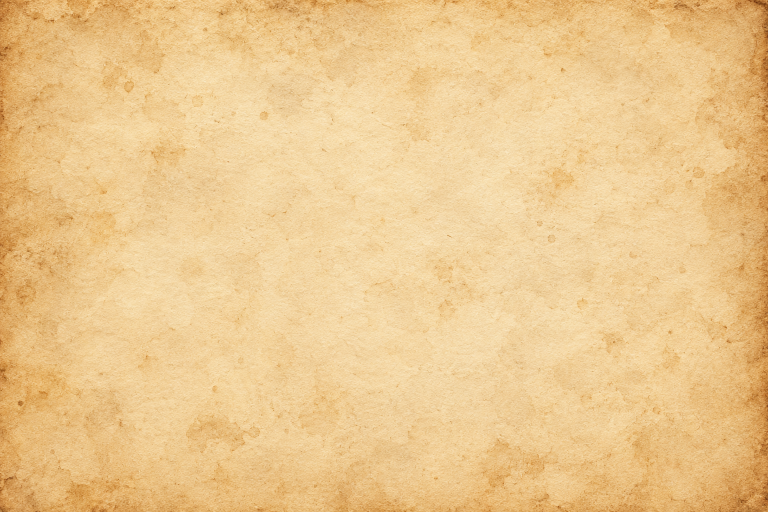
#> input picture dev/ui/parchment.png, 1536 x 1024 px (shown at 1/2 size); the run also reads 1 picture not shown here
$ python build_assets.py
#> lines starting #> are read from the running program, lines starting #| are printed output that depends on the picture
"""Convert generated art into Ren'Py game assets and draw the GUI pieces."""
import glob, os, random
from PIL import Image, ImageDraw, ImageFilter, ImageFont, ImageChops, ImageEnhance

SRC = os.path.dirname(os.path.abspath(__file__))
GAME = os.path.join(os.path.dirname(SRC), "game")
IMG = os.path.join(GAME, "images")
GUI = os.path.join(GAME, "gui")
FONTS = os.path.join(GAME, "fonts")
random.seed(7)

INK = (43, 29, 18, 255)
GOLD = (214, 160, 70, 255)
GOLD_DARK = (140, 96, 34, 255)
MAROON = (107, 31, 31, 255)

parch_src = Image.open(f"{SRC}/ui/parchment.png").convert("RGB")
#> parch_src is the input picture: PIL image 1536x1024 RGB; mean R, G, B 236, 199.5, 142
leather_src = Image.open(f"{SRC}/ui/leather.png").convert("RGB")
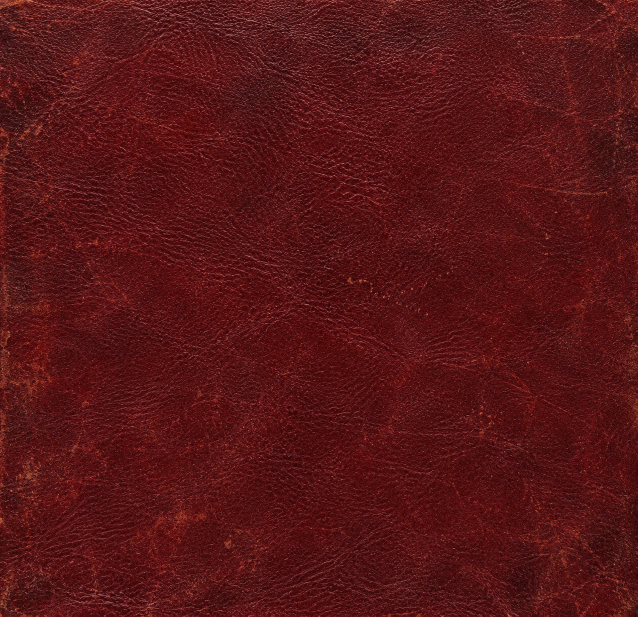
#> input picture dev/ui/leather.png, 1275 x 1233 px (shown at 1/2 size)
#> leather_src is the input picture: PIL image 1275x1233 RGB; mean R, G, B 87.2, 21, 21.9


def tex(src, w, h):
    """Tile/crop a texture to w x h."""
    out = Image.new("RGB", (w, h))
    sw, sh = src.size
    for y in range(0, h, sh):
        for x in range(0, w, sw):
            out.paste(src, (x, y))
    return out


def rough_mask(w, h, inset=8, amp=5, radius=14):
    """A rounded-rect mask with a slightly deckled (torn paper) edge."""
    m = Image.new("L", (w, h), 0)
    d = ImageDraw.Draw(m)
    d.rounded_rectangle([inset, inset, w - inset - 1, h - inset - 1], radius=radius, fill=255)
    # nibble edges
    for _ in range(int((w + h) * 1.2)):
        side = random.randint(0, 3)
        r = random.randint(1, amp)
        if side == 0:
            x, y = random.randint(0, w), inset + random.randint(-1, 2)
        elif side == 1:
            x, y = random.randint(0, w), h - inset - random.randint(-1, 2)
        elif side == 2:
            x, y = inset + random.randint(-1, 2), random.randint(0, h)
        else:
            x, y = w - inset - random.randint(-1, 2), random.randint(0, h)
        d.ellipse([x - r, y - r, x + r, y + r], fill=0 if random.random() < 0.6 else 255)
    return m.filter(ImageFilter.GaussianBlur(0.8))


def burn_edges(img, mask, strength=110, blur=18):
    """Darken the paper near its edges like old parchment."""
    edge = mask.filter(ImageFilter.GaussianBlur(blur))
    inv = ImageChops.invert(edge).point(lambda v: min(255, int(v * strength / 100)))
    dark = Image.new("RGB", img.size, (92, 58, 24))
    return Image.composite(dark, img, inv)


def panel(w, h, src=None, border=INK, border_w=3, inset=10, shadow=True, amp=4, radius=14, burn=True, inner_line=True):
    src = src or parch_src
    base = tex(src, w, h)
    mask = rough_mask(w, h, inset=inset, amp=amp, radius=radius)
    if burn:
        base = burn_edges(base, mask)
    out = Image.new("RGBA", (w, h), (0, 0, 0, 0))
    if shadow:
        sh = Image.new("RGBA", (w, h), (0, 0, 0, 0))
        sm = mask.filter(ImageFilter.GaussianBlur(6)).point(lambda v: v * 0.55)
        sh.putalpha(sm)
        out = Image.alpha_composite(out, ImageChops.offset(sh, 3, 5))
    p = base.convert("RGBA")
    p.putalpha(mask)
    out = Image.alpha_composite(out, p)
    if inner_line and border:
        d = ImageDraw.Draw(out)
        o = inset + 9
        d.rounded_rectangle([o, o, w - o - 1, h - o - 1], radius=max(2, radius - 6), outline=border, width=border_w)
        o2 = o + 6
        d.rounded_rectangle([o2, o2, w - o2 - 1, h - o2 - 1], radius=max(2, radius - 10),
                            outline=border[:3] + (90,), width=1)
    return out


def save(img, path):
    os.makedirs(os.path.dirname(path), exist_ok=True)
    img.save(path, optimize=True)


def bg_assets():
    os.makedirs(IMG + "/bg", exist_ok=True)
    for f in glob.glob(f"{SRC}/bg/*.png"):
        n = os.path.splitext(os.path.basename(f))[0]
        im = Image.open(f).convert("RGB")
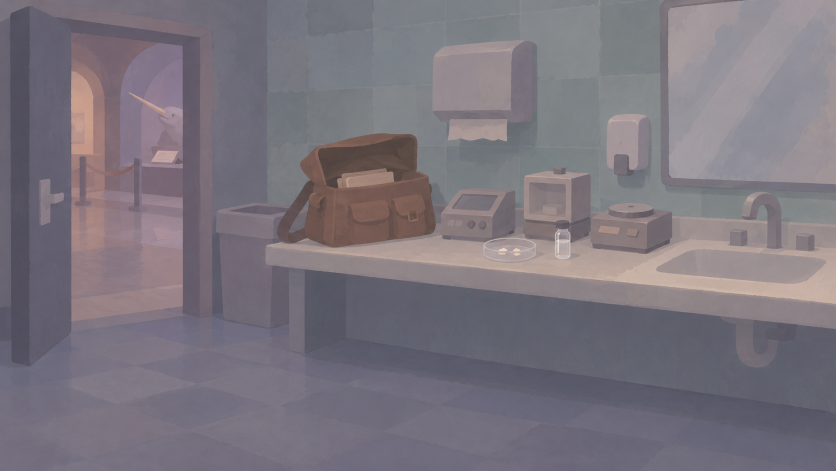
#> input picture dev/bg/bathroom.png, 1672 x 941 px (shown at 1/2 size)
#> im is the input picture: PIL image 1672x941 RGB; mean R, G, B 122.7, 116.7, 125.7
        # cover-crop to 16:9 then scale to 1920x1080
        w, h = im.size
#> w = 1672; h = 941
        tw = h * 16 / 9
#> tw = 1672.9
        if tw <= w:
            l = (w - tw) / 2
            im = im.crop((int(l), 0, int(l + tw), h))
        else:
            th = w * 9 / 16
#> th = 940.5
            t = (h - th) / 2
#> t = 0.25
            im = im.crop((0, int(t), w, int(t + th)))
#> im: PIL image 1672x940 RGB
        im = im.resize((1920, 1080), Image.LANCZOS)
#> im: PIL image 1920x1080 RGB
        prefix = "cg" if n == "dinner" else "bg"
        im.save(f"{IMG}/bg/{prefix} {n.replace('_', ' ')}.jpg", quality=90)


def sprite_assets(names=None):
    os.makedirs(IMG + "/sprites", exist_ok=True)
    for f in glob.glob(f"{SRC}/spr/*.png"):
        n = os.path.splitext(os.path.basename(f))[0]
        if names is not None and n not in names:
            continue
        im = Image.open(f).convert("RGBA")
        # Match the evening and swim outfits, leaving headroom for the dance.
        fit_height = (n in ("stan_suit", "patron_speedo")
                      or n.startswith(("stan_swim_", "stan_evening_")))
        scale = 1020 / im.height if fit_height else 0.7
        im = im.resize((int(im.width * scale), int(im.height * scale)), Image.LANCZOS)
        im.save(f"{IMG}/sprites/{n}.png", optimize=True)


def gui_assets():
    # Text box: a parchment banner across the bottom.
    tb = Image.new("RGBA", (1920, 300), (0, 0, 0, 0))
#> tb: PIL image 1920x300 RGBA; every value is 0
    p = panel(1720, 280, inset=12, amp=5, radius=18)
#> in tex, `out = Image.new("RGB", (w, h))`: out: PIL image 1720x280 RGB; every value is 0
#> in rough_mask, `m = Image.new("L", (w, h), 0)`: m: PIL image 1720x280 L; every value is 0
#> in panel, `out = Image.new("RGBA", (w, h), (0, 0, 0, 0))`: out: PIL image 1720x280 RGBA; every value is 0
    hand = Image.open(f"{SRC}/ui/hand6.png").convert("RGBA").resize((150, 140), Image.LANCZOS)
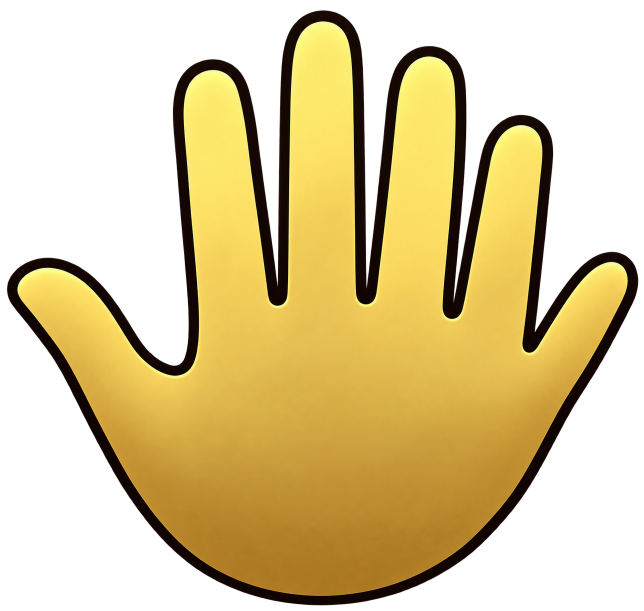
#> input picture dev/ui/hand6.png, 1287 x 1222 px (shown at 1/2 size)
    hand.putalpha(hand.getchannel("A").point(lambda v: int(v * 0.13)))
    p.alpha_composite(hand, (1720 - 200, 280 - 175))
    tb.alpha_composite(p, (100, 14))
    save(tb, f"{GUI}/textbox.png")

    # Name box: maroon leather tag with gold stitching.
    nb = panel(420, 78, src=leather_src, border=GOLD, border_w=2, inset=4, amp=2, radius=10, burn=False)
#> call 2 of panel, with w = 420, h = 78, border = (214, 160, 70, 255), border_w = 2, inset = 4, shadow = True, amp = 2, radius = 10
#> call 2 of tex, with w = 420, h = 78
#> in tex (call 2), `out = Image.new("RGB", (w, h))`: out: PIL image 420x78 RGB; every value is 0
#> after the loop in tex (call 2), `for y in range(0, h, sh):`:
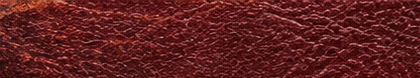
#> out: PIL image 420x78 RGB; mean R, G, B 95.7, 31.6, 31.6
#> in rough_mask (call 2), `m = Image.new("L", (w, h), 0)`: m: PIL image 420x78 L; every value is 0
#> the loop in rough_mask (call 2), `for _ in range(int((w + h) * 1.2)):` made 597 passes
#> (side, r, x, y) on passes 1 to 12: (1, 1, 61, 75), (1, 1, 295, 72), (1, 1, 188, 73), (0, 1, 140, 4), (1, 2, 250, 72), (3, 1, 416, 59), (0, 2, 380, 6), (2, 2, 4, 62), (0, 2, 250, 4), (1, 1, 8, 74), (1, 2, 129, 75), (1, 2, 87, 72)
#> in panel (call 2), `out = Image.new("RGBA", (w, h), (0, 0, 0, 0))`: out: PIL image 420x78 RGBA; every value is 0
#> in panel (call 2), `sm = mask.filter(ImageFilter.GaussianBlur(6)).point(lambda v: v * 0.55)`:
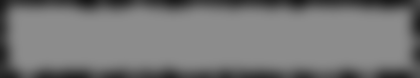
#> sm: PIL image 420x78 L; min 25, max 140, mean 118.2
#> in panel (call 2), `sh.putalpha(sm)`:
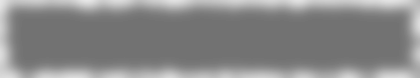
#> sh: PIL image 420x78 RGBA; mean R, G, B, A 0, 0, 0, 118.2; transparent parts drawn white
    d = ImageDraw.Draw(nb)
    for x in range(22, 400, 14):
        d.line([x, 13, x + 7, 13], fill=GOLD, width=2)
        d.line([x, 64, x + 7, 64], fill=GOLD, width=2)
    save(nb, f"{GUI}/namebox.png")

    # Action bubble: small parchment tag.
    ab = panel(360, 56, inset=3, amp=1, radius=26, burn=False, inner_line=False)
#> call 3 of tex, with w = 360, h = 56
#> in tex (call 3), `out = Image.new("RGB", (w, h))`: out: PIL image 360x56 RGB; every value is 0
#> after the loop in tex (call 3), `for y in range(0, h, sh):`:
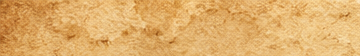
#> out: PIL image 360x56 RGB; mean R, G, B 224.2, 175.2, 107.4
    d = ImageDraw.Draw(ab)
    d.rounded_rectangle([3, 3, 356, 52], radius=24, outline=INK, width=2)
    save(ab, f"{GUI}/act_bubble.png")

    # Choice buttons.
    ci = panel(1200, 88, inset=6, amp=2, radius=12)
    save(ci, f"{GUI}/button/choice_idle_background.png")
    ch = panel(1200, 88, src=leather_src, border=GOLD, inset=6, amp=2, radius=12, burn=False)
    save(ch, f"{GUI}/button/choice_hover_background.png")
    ci2 = ci.copy()
    ci2.putalpha(ci2.getchannel("A").point(lambda v: int(v * 0.45)))
    save(ci2, f"{GUI}/button/choice_insensitive_background.png")

    # Generic frame (confirm, notify, input).
    save(panel(600, 300, inset=8, amp=3, radius=16), f"{GUI}/frame.png")
    save(panel(600, 300, inset=8, amp=3, radius=16), f"{GUI}/notify.png")

    # Game menu background: leather cover with a parchment page.
    gm = tex(leather_src, 1920, 1080).convert("RGBA")
    gm = ImageEnhance.Brightness(gm).enhance(0.75)
    page = panel(1440, 1020, inset=10, amp=4, radius=10)
    gm.alpha_composite(page, (450, 30))
    # gold hand on the cover, top-left
    hand2 = Image.open(f"{SRC}/ui/hand6.png").convert("RGBA").resize((200, 188), Image.LANCZOS)
    gm.alpha_composite(hand2, (125, 60))
    d = ImageDraw.Draw(gm)
    d.rectangle([30, 30, 430, 1050], outline=GOLD_DARK, width=3)
    d.rectangle([40, 40, 420, 1040], outline=GOLD_DARK[:3] + (120,), width=1)
    save(gm, f"{GUI}/game_menu.png")
    # Overlays are baked into game_menu.png; keep them transparent.
    clear = Image.new("RGBA", (1920, 1080), (0, 0, 0, 0))
    save(clear, f"{GUI}/overlay/game_menu.png")
    save(Image.new("RGBA", (1920, 1080), (10, 6, 4, 150)), f"{GUI}/overlay/confirm.png")

    main_menu_asset()

    # Chapter card / journal page background.
    save(panel(1200, 560, inset=10, amp=4, radius=10), f"{GUI}/chapter_card.png")

    # Bars and sliders.
    def bar(w, h, color, src=None):
        im = Image.new("RGBA", (w, h), (0, 0, 0, 0))
        if src is not None:
            t = tex(src, w, h).convert("RGBA")
            m = Image.new("L", (w, h), 0)
            ImageDraw.Draw(m).rounded_rectangle([0, 0, w - 1, h - 1], radius=h // 2, fill=255)
            t.putalpha(m)
            im = t
        else:
            ImageDraw.Draw(im).rounded_rectangle([0, 0, w - 1, h - 1], radius=h // 2, fill=color)
        ImageDraw.Draw(im).rounded_rectangle([0, 0, w - 1, h - 1], radius=h // 2, outline=INK, width=2)
        return im

    save(bar(600, 30, GOLD), f"{GUI}/slider/horizontal_idle_bar.png")
    save(bar(600, 30, (236, 186, 96, 255)), f"{GUI}/slider/horizontal_hover_bar.png")
    thumb = Image.new("RGBA", (34, 44), (0, 0, 0, 0))
    ImageDraw.Draw(thumb).rounded_rectangle([2, 2, 31, 41], radius=8, fill=MAROON, outline=GOLD, width=3)
    save(thumb, f"{GUI}/slider/horizontal_idle_thumb.png")
    thumb_h = Image.new("RGBA", (34, 44), (0, 0, 0, 0))
    ImageDraw.Draw(thumb_h).rounded_rectangle([2, 2, 31, 41], radius=8, fill=(150, 45, 45, 255), outline=(250, 210, 120, 255), width=3)
    save(thumb_h, f"{GUI}/slider/horizontal_hover_thumb.png")
    save(bar(30, 600, (120, 90, 60, 160)), f"{GUI}/scrollbar/vertical_idle_bar.png")
    save(bar(30, 600, (120, 90, 60, 200)), f"{GUI}/scrollbar/vertical_hover_bar.png")
    th = Image.new("RGBA", (30, 120), (0, 0, 0, 0))
    ImageDraw.Draw(th).rounded_rectangle([2, 2, 27, 117], radius=12, fill=MAROON, outline=GOLD, width=2)
    save(th, f"{GUI}/scrollbar/vertical_idle_thumb.png")
    save(th, f"{GUI}/scrollbar/vertical_hover_thumb.png")
    for n in ("bar/left", "bar/right"):
        save(bar(600, 30, GOLD if n.endswith("left") else (90, 60, 40, 220)), f"{GUI}/{n}.png")

    # Approval meter pieces.
    save(bar(400, 26, GOLD), f"{GUI}/meter_full.png")
    save(bar(400, 26, (90, 60, 40, 200)), f"{GUI}/meter_empty.png")

    # Window icon.
#> (the run stopped early here; a loop or call above may not have finished)
